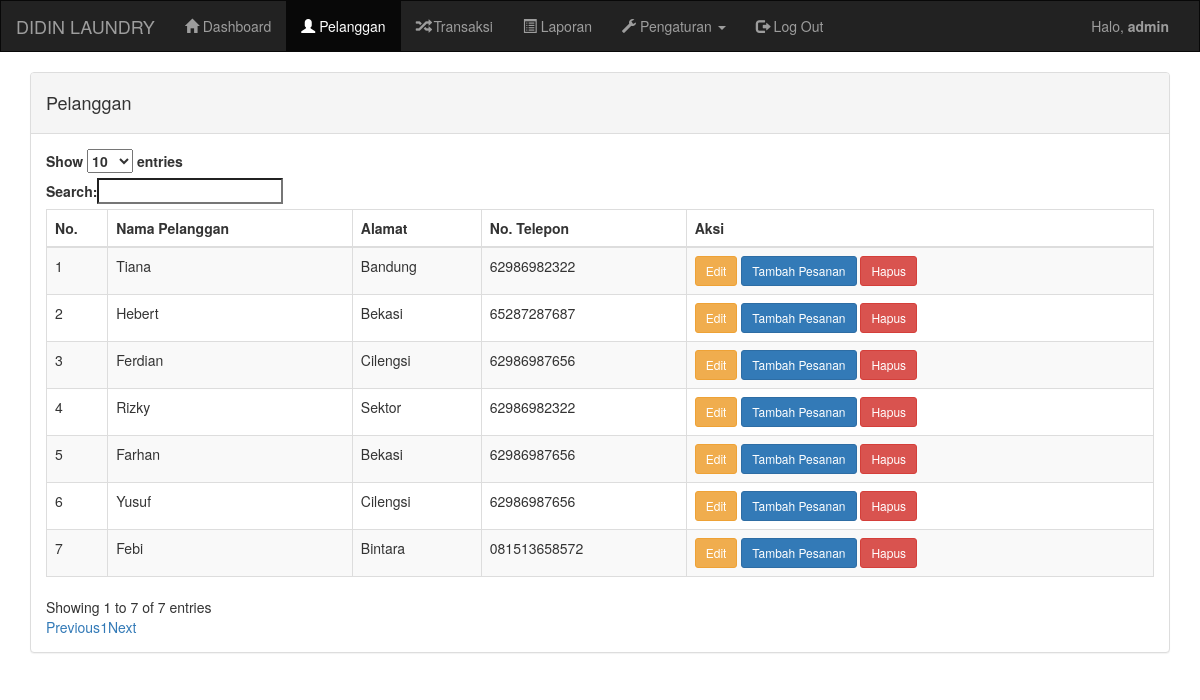
The page /admin/pelanggan.php (signed in) on the database its author committed.
### tables this page shows
CREATE TABLE `pelanggan` (
  `id_pelanggan` int(11) NOT NULL,
  `nama_pelanggan` varchar(100) NOT NULL,
  `alamat_pelanggan` text DEFAULT NULL,
  `telepon_pelanggan` varchar(15) DEFAULT NULL
);

### admin/pelanggan.php (the view, shortened to what this page needs)
<!DOCTYPE html>
<html lang="en">
<head>
    <link rel="stylesheet" href="https://maxcdn.bootstrapcdn.com/bootstrap/3.3.7/css/bootstrap.min.css">
    <link rel="stylesheet" href="https://cdn.datatables.net/1.13.7/css/dataTables.bootstrap.min.css">
</head>
<body>
<?php
include '../koneksi.php';
if(isset($_GET['cari'])){
    $cari = $_GET['cari'];
    $query_cari_pelanggan = "SELECT * FROM pelanggan WHERE nama_pelanggan LIKE '%$cari%' OR alamat_pelanggan LIKE '%$cari%' ORDER BY id_pelanggan ASC";
    $result_cari_pelanggan = mysqli_query($koneksi, $query_cari_pelanggan);
} else {
    $query_pelanggan = "SELECT * FROM pelanggan ORDER BY id_pelanggan ASC";
    $result_pelanggan = mysqli_query($koneksi, $query_pelanggan);
}
?>
<nav class="navbar navbar-inverse" style="border-radius: 0px">
    <div class="container-fluid">
        <div class="navbar-header">
            <a class="navbar-brand" href="index.php">DIDIN LAUNDRY</a>
        </div>
        <div class="collapse navbar-collapse" id="bs-example-navbar-collapse-1">
            <ul class="nav navbar-nav">
                <li><a href="index.php"><i class="glyphicon glyphicon-home"></i> Dashboard</a></li>
                <li class="active"><a href="pelanggan.php"><i class="glyphicon glyphicon-user"></i> Pelanggan</a></li>
                <li><a href="transaksi.php"><i class="glyphicon glyphicon-random"></i> Transaksi</a></li>
                <li><a href="laporan.php"><i class="glyphicon glyphicon-list-alt"></i> Laporan</a></li>
                <li class="dropdown">
                    <a href="#" class="dropdown-toggle" data-toggle="dropdown" role="button" aria-haspopup="true" aria-expanded="false">
                        <i class="glyphicon glyphicon-wrench"></i> Pengaturan <span class="caret"></span>
                    </a>
                </li>
                <li><a href="logout.php"><i class="glyphicon glyphicon-log-out"></i> Log Out</a></li>
            </ul>
            <ul class="nav navbar-nav navbar-right">
                <li>
                    <p class="navbar-text">Halo, <b><?php echo $_SESSION['username']; ?></b></p>
                </li>
            </ul>
        </div>
    </div>
</nav>
<div class="container">
    <div class="panel panel-default">
        <div class="panel-heading">
            <div class="row">
                <div class="col-md-10">
                    <h4>Pelanggan</h4>
                </div>
            </div>
        </div>
        <div class="panel-body">
        <div class="table-responsive">
            <table id="example" class="table table-striped table-bordered" style="width:100%">
                <thead>
                    <tr>
                        <th>No.</th>
                        <th>Nama Pelanggan</th>
                        <th>Alamat</th>
                        <th>No. Telepon</th>
                        <th>Aksi</th>
                    </tr>
                </thead>
                <tbody>
                    <?php
                    $nomor = 1;
                    while ($data_pelanggan = mysqli_fetch_assoc($result_pelanggan)) : ?>
                        <tr>
                            <td><?php echo $nomor++; ?></td>
                            <td><?php echo $data_pelanggan['nama_pelanggan']; ?></td>
                            <td><?php echo isset($data_pelanggan['alamat_pelanggan']) ? $data_pelanggan['alamat_pelanggan'] : 'Alamat tidak tersedia'; ?></td>
                            <td><?php echo isset($data_pelanggan['telepon_pelanggan']) ? $data_pelanggan['telepon_pelanggan'] : 'Telepon tidak tersedia'; ?></td>
                            <td>
                                <a href="edit_pelanggan.php?id_pelanggan=<?php echo $data_pelanggan['id_pelanggan']; ?>" class="btn btn-warning btn-sm">Edit</a>
                                <a href="tambah_pesanan.php?id_pelanggan=<?php echo $data_pelanggan['id_pelanggan']; ?>" class="btn btn-primary btn-sm">Tambah Pesanan</a>
                                <a href="?hapus_pelanggan=<?php echo $data_pelanggan['id_pelanggan']; ?>" class="btn btn-danger btn-sm" onclick="return confirm('Anda yakin ingin menghapus pelanggan ini?')">Hapus</a>
                            </td>
                        </tr>
                    <?php endwhile; ?>
                </tbody>
            </table>
        </div>
                    </div>
    </div>
</div>
</body>
</html>

### rows shown on the page
pelanggan: nama_pelanggan "Tiana", alamat_pelanggan "Bandung", telepon_pelanggan "62986982322"
pelanggan: nama_pelanggan "Hebert", alamat_pelanggan "Bekasi", telepon_pelanggan "65287287687"
pelanggan: nama_pelanggan "Ferdian", alamat_pelanggan "Cilengsi", telepon_pelanggan "62986987656"
pelanggan: nama_pelanggan "Rizky", alamat_pelanggan "Sektor", telepon_pelanggan "62986982322"
pelanggan: nama_pelanggan "Farhan", alamat_pelanggan "Bekasi", telepon_pelanggan "62986987656"
pelanggan: nama_pelanggan "Yusuf", alamat_pelanggan "Cilengsi", telepon_pelanggan "62986987656"
pelanggan: nama_pelanggan "Febi", alamat_pelanggan "Bintara", telepon_pelanggan "081513658572"

### other values the page prints
$_SESSION['username'] "admin"
